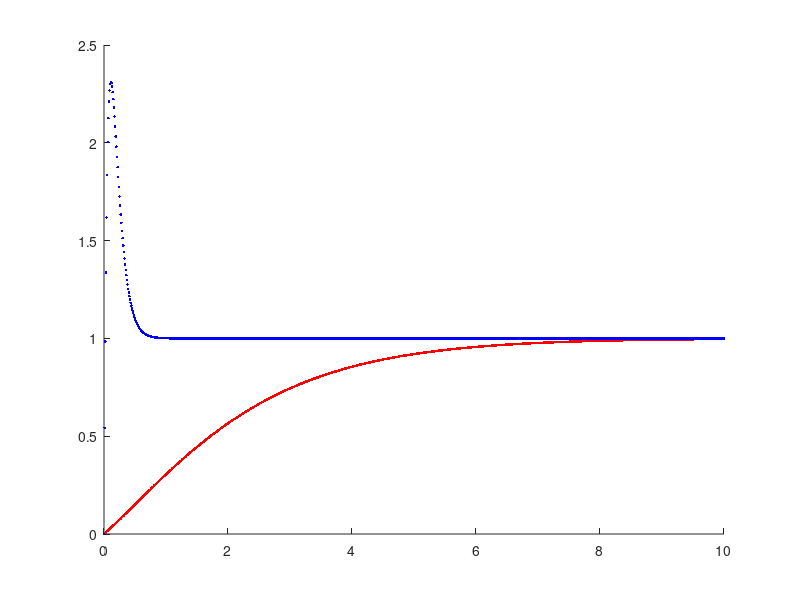

This figure's MATLAB source:
A=[0,1;
  -3, -4]; %2x2 -> n=2 (ci sono 2 var. di stato)
B=[0;
   1];
C=[2, 1];
D=0;


%1) CALCOLARE K ED L

lambdaK=[-0.7, -0.8];
lambdaL=[-10, -11]; %li voglio a parte reale neg. così che il sist. sia asint. stabile, 
% essi controllano il comportamento durante il transitorio. Voglio che il transitorio sia 
% più breve possibile e che non si allontani troppo dal regime anche se per poco tempo (ricorda esempio retroaz. statica).
% Per diminuire il transitorio devo imporre autoval. a parte reale neg. e in valore assoluto più grande possibile.
% Se li mettiamo troppo grandi si potrebbe verificare quell'elongazione non
% voluta, ma questa cosa non possiamo controllarla.

%verifico raggiungibilità
MR=ctrb(A,B);
rMR=rank(MR); %rMR=n=2 -> sist. compl. ragg.

%verifico osservabilità
MO=obsv(A,C);
rMO=rank(MO); %rMO=n=2 -> sist. compl. osserv.

%calcolo K
K=place(A,B,lambdaK);

%calcolo L
L=place(A',C',lambdaL)';

%2) CALCOLARE ALPHA
ALPHA=inv(-(C-D*K)*inv((A-B*K))*B+D);

%3)SIMULINK
%realizzo progetto del regolatore con plant e osservatore (stimatore), il
%pant è uno state-space con A,B,C e D canoniche, l'osservatore è uno
%state-space con A=A-L*C, B=[B L], C=[1, 0; 0,1] ovvero eye(2) D=[0, 0; 0,0]  ovvero
%zeros(2,2).
% IL PROGETTO SIMULINK è LO SCHEMA DELL'OSSERVATORE RIPORTATO SULLE SLIDE:
% in uscita dell'obsverver c'è un gain con "matrix multiplication" in cui
% inserisco K per avere K*u
%in ingresso al plant c'è uno step con stpe size=0 in ingresso ad un gain
%in cui scrivo alpha "element wise"
%e ad un sommatore che somma questa parte appena descritta con il + e
%l'uscita dell'observer con il -

%OSSERVIAMO CHE è STABILE MA CI IMPIEGA TROPPO AD ARRIVARE A 1, TRANSITORIO
%LENTO.
 
%SE VOLESSIMO FARE LA STESSA COSA MA SENZA SIMULINK:
Acl1=[A-B*K, -B*K;
     zeros(2,2), A-L*C];
Bcl1=[B;
     zeros(2,1)].*ALPHA;
Ccl1=[C-D*K, -D*K];
Dcl1=D.*ALPHA;

S=ss(Acl1, Bcl1, Ccl1, Dcl1);
t=[0:0.01:10];
y_step=step(S,t);
figure(1)
hold on
plot(t,y_step, '.r')
%si stabilizza dopo 9s

%4) CALCOLO K1
lambdaK1=[-10, -12];
K1=place(A,B,lambdaK1);
ALPHA1=inv(-(C-D*K1)*inv((A-B*K1))*B+D);

Acl=[A-B*K1, -B*K1;
     zeros(2,2), A-L*C];
Bcl=[B;
     zeros(2,1)].*ALPHA1;
Ccl=[C-D*K1, -D*K1];
Dcl=D.*ALPHA1;

%CON SIMULINK VEDO CHE C'è UN'ELONGAZIONE INDESIDERATA E POI SI STABILIZZA
%A 1

%SENZA SIMULINK:

S=ss(Acl, Bcl, Ccl, Dcl);
t=[0:0.01:10];
y_step=step(S,t);
figure(1)
hold on
plot(t,y_step, '.b')
%ha un picco anomalo in cui supera il valore 1 e poi si stabilizza, come
%già detto in precedenza, questo è dovuto alla presenza di uno zero, questo
%è il motivo per cui questo metodo non è ottimale.


%5)SIMULINK
%lasciando il k e alpha originali, cambio B solo nell'observer come B*eps

eps=10^(-2/20);

%OSSERVO CHE IL SISTEMA DIVENTA INSTABILE


%6) CALCOLO L1
lambdaL1=[-1000, -1100];
L1=place(A',C',lambdaL1)';
%CON SIMULINK CAMBIAMO SOLO L IN L1 RISPETTO AL CASO 1, MANTENENDO K1 CHE
%ESPLODEVA, NOTIAMO CHE CONTINUA AD ESPLODERE ED è ANCHE PEGGIO



%7) CALCOLO L2
lambdaL2=[-1000, -2];
L2=place(A',C',lambdaL2)';
%CON SIMULINK CAMBIAMO SOLO L IN L2 RISPETTO AL CASO 1, MANTENENDO K1 CHE
%ESPLODEVA, NOTIAMO CHE CONTINUA AD ESPLODERE NELLO STESSO MODO


